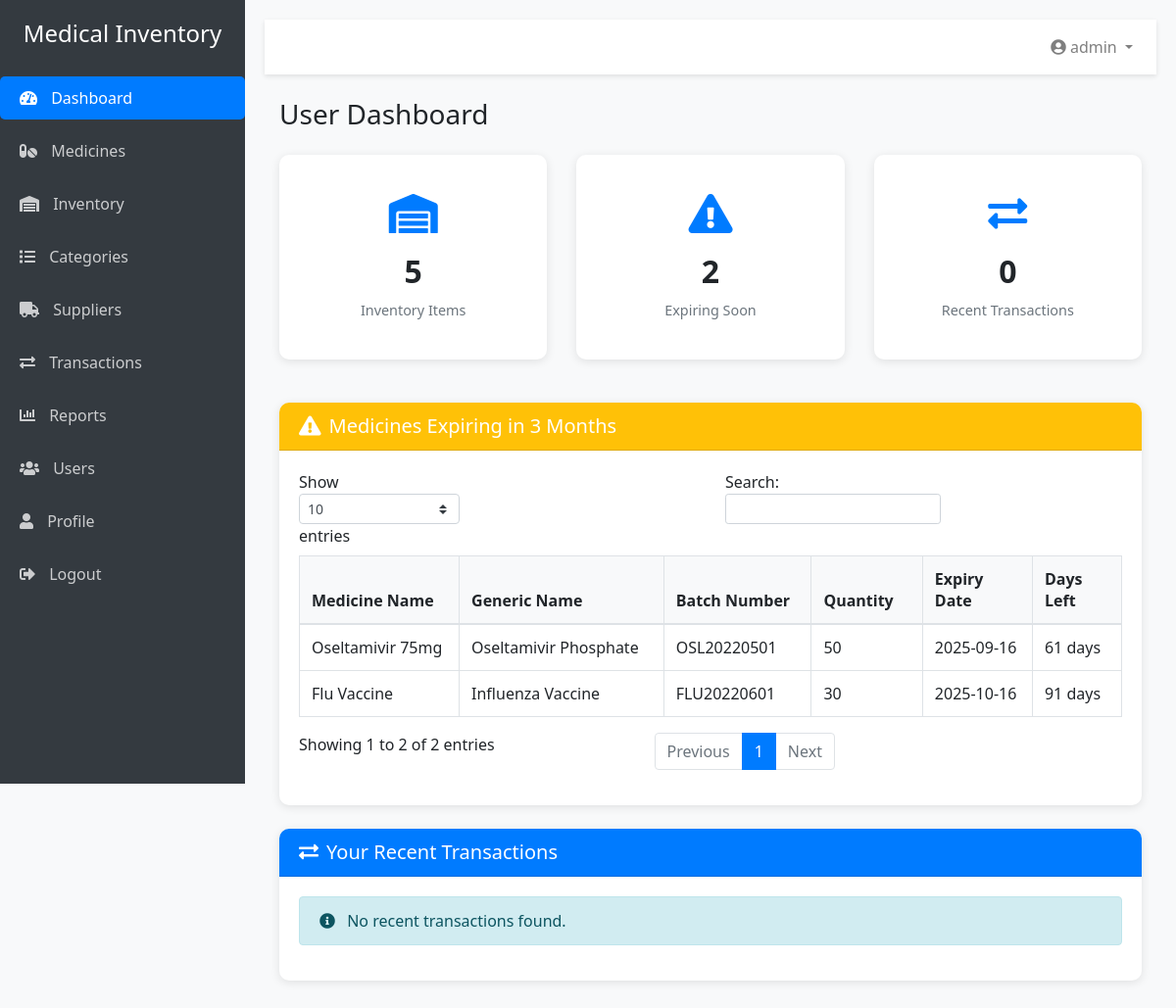
/user/dashboard.php (signed in), run on the app's committed database.
### tables this page shows
CREATE TABLE IF NOT EXISTS inventory (
    id INT AUTO_INCREMENT PRIMARY KEY,
    medicine_id INT NOT NULL,
    batch_number VARCHAR(50) NOT NULL,
    quantity INT NOT NULL DEFAULT 0,
    purchase_price DECIMAL(10, 2) NOT NULL,
    selling_price DECIMAL(10, 2) NOT NULL,
    expiry_date DATE NOT NULL,
    manufacturing_date DATE,
    purchase_date DATE NOT NULL,
    created_at TIMESTAMP DEFAULT CURRENT_TIMESTAMP,
    FOREIGN KEY (medicine_id) REFERENCES medicines(id) ON DELETE CASCADE
);

CREATE TABLE IF NOT EXISTS medicines (
    id INT AUTO_INCREMENT PRIMARY KEY,
    name VARCHAR(100) NOT NULL,
    generic_name VARCHAR(100),
    category_id INT,
    supplier_id INT,
    description TEXT,
    storage_location VARCHAR(100),
    unit VARCHAR(50) NOT NULL,
    created_at TIMESTAMP DEFAULT CURRENT_TIMESTAMP,
    FOREIGN KEY (category_id) REFERENCES categories(id) ON DELETE SET NULL,
    FOREIGN KEY (supplier_id) REFERENCES suppliers(id) ON DELETE SET NULL
);

### user/dashboard.php (the view, shortened to what this page needs)
<?php
require_once '../config/db.php';
$query = "SELECT COUNT(*) as total FROM inventory";
$result = $conn->query($query);
$total_inventory = $result->fetch_assoc()['total'];
$query = "SELECT i.id, m.name, m.generic_name, i.batch_number, i.quantity, i.expiry_date
          FROM inventory i
          JOIN medicines m ON i.medicine_id = m.id
          WHERE i.expiry_date BETWEEN CURDATE() AND DATE_ADD(CURDATE(), INTERVAL 3 MONTH)
          ORDER BY i.expiry_date ASC";
$expiring_result = $conn->query($query);
$query = "SELECT t.id, t.transaction_type, t.quantity, t.transaction_date, m.name
          FROM inventory_transactions t
          JOIN inventory i ON t.inventory_id = i.id
          JOIN medicines m ON i.medicine_id = m.id
          WHERE t.user_id = {$_SESSION['user_id']}
          ORDER BY t.transaction_date DESC LIMIT 5";
$transactions_result = $conn->query($query);
include '../includes/header.php';
?>
<h1 class="h3 mb-4">User Dashboard</h1>
<div class="row">
    <div class="col-xl-4 col-md-6 mb-4">
        <div class="card dashboard-card">
            <div class="card-body">
                <div class="dashboard-icon">
                    <i class="fas fa-warehouse"></i>
                </div>
                <div class="dashboard-number"><?php echo $total_inventory; ?></div>
                <div class="dashboard-label">Inventory Items</div>
            </div>
        </div>
    </div>
    <div class="col-xl-4 col-md-6 mb-4">
        <div class="card dashboard-card">
            <div class="card-body">
                <div class="dashboard-icon">
                    <i class="fas fa-exclamation-triangle"></i>
                </div>
                <div class="dashboard-number"><?php echo $expiring_result->num_rows; ?></div>
                <div class="dashboard-label">Expiring Soon</div>
            </div>
        </div>
    </div>
    <div class="col-xl-4 col-md-6 mb-4">
        <div class="card dashboard-card">
            <div class="card-body">
                <div class="dashboard-icon">
                    <i class="fas fa-exchange-alt"></i>
                </div>
                <div class="dashboard-number"><?php echo $transactions_result->num_rows; ?></div>
                <div class="dashboard-label">Recent Transactions</div>
            </div>
        </div>
    </div>
</div>
<div class="card mb-4">
    <div class="card-header bg-warning text-white">
        <h5 class="m-0"><i class="fas fa-exclamation-triangle mr-2"></i>Medicines Expiring in 3 Months</h5>
    </div>
    <div class="card-body">
        <?php if ($expiring_result->num_rows > 0): ?>
            <div class="table-responsive">
                <table class="table table-bordered table-hover datatable">
                    <thead>
                        <tr>
                            <th>Medicine Name</th>
                            <th>Generic Name</th>
                            <th>Batch Number</th>
                            <th>Quantity</th>
                            <th>Expiry Date</th>
                            <th>Days Left</th>
                        </tr>
                    </thead>
                    <tbody>
                        <?php
                        $expiring_result->data_seek(0);
                        while ($row = $expiring_result->fetch_assoc()):
                            $expiry_date = new DateTime($row['expiry_date']);
                            $today = new DateTime();
                            $days_left = $today->diff($expiry_date)->days;
                            $row_class = $days_left <= 30 ? 'table-danger' : ($days_left <= 60 ? 'table-warning' : '');
                        ?>
                            <tr class="<?php echo $row_class; ?>">
                                <td><?php echo htmlspecialchars($row['name']); ?></td>
                                <td><?php echo htmlspecialchars($row['generic_name']); ?></td>
                                <td><?php echo htmlspecialchars($row['batch_number']); ?></td>
                                <td><?php echo htmlspecialchars($row['quantity']); ?></td>
                                <td><?php echo htmlspecialchars($row['expiry_date']); ?></td>
                                <td><?php echo $days_left; ?> days</td>
                            </tr>
                        <?php endwhile; ?>
                    </tbody>
                </table>
            </div>
        <?php else: ?>
            <div class="alert alert-success">
                <i class="fas fa-check-circle mr-2"></i> No medicines are expiring in the next 3 months.
            </div>
        <?php endif; ?>
    </div>
</div>
<div class="card">
    <div class="card-header bg-primary text-white">
        <h5 class="m-0"><i class="fas fa-exchange-alt mr-2"></i>Your Recent Transactions</h5>
    </div>
    <div class="card-body">
        <?php if ($transactions_result->num_rows > 0): ?>
            <div class="table-responsive">
                <table class="table table-bordered">
                    <thead>
                        <tr>
                            <th>ID</th>
                            <th>Medicine</th>
                            <th>Type</th>
                            <th>Quantity</th>
                            <th>Date</th>
                        </tr>
                    </thead>
                    <tbody>
                        <?php while ($row = $transactions_result->fetch_assoc()):
                            $badge_class = '';
                            switch ($row['transaction_type']) {
                                case 'purchase':
                                    $badge_class = 'badge-success';
                                    break;
                                case 'sale':
                                    $badge_class = 'badge-primary';
                                    break;
                                case 'return':
                                    $badge_class = 'badge-info';
                                    break;
                                case 'adjustment':
                                    $badge_class = 'badge-warning';
                                    break;
                                case 'expired':
                                    $badge_class = 'badge-danger';
                                    break;
                            }
                        ?>
                            <tr>
                                <td><?php echo htmlspecialchars($row['id']); ?></td>
                                <td><?php echo htmlspecialchars($row['name']); ?></td>
                                <td><span class="badge <?php echo $badge_class; ?>"><?php echo ucfirst(htmlspecialchars($row['transaction_type'])); ?></span></td>
                                <td><?php echo htmlspecialchars($row['quantity']); ?></td>
                                <td><?php echo htmlspecialchars($row['transaction_date']); ?></td>
                            </tr>
                        <?php endwhile; ?>
                    </tbody>
                </table>
            </div>
            <div class="text-right mt-3">
                <a href="transactions.php" class="btn btn-sm btn-outline-primary">View All Transactions</a>
            </div>
        <?php else: ?>
            <div class="alert alert-info">
                <i class="fas fa-info-circle mr-2"></i> No recent transactions found.
            </div>
        <?php endif; ?>
    </div>
</div>
<?php include '../includes/footer.php'; ?>

### assets/css/style.css (style rules this page uses)
body { font-family: 'Segoe UI', Tahoma, Geneva, Verdana, sans-serif; background-color: #f8f9fa; }
.card { box-shadow: 0 2px 10px rgba(0, 0, 0, 0.1); margin-bottom: 20px; border: none; border-radius: 10px; }
.card-header { border-radius: 10px 10px 0 0 !important; font-weight: 600; }
.table th { font-weight: 600; background-color: #f8f9fa; }
.dashboard-card { text-align: center; padding: 20px; transition: transform 0.3s; }
.dashboard-icon { font-size: 2.5rem; margin-bottom: 15px; color: #007bff; }
.dashboard-number { font-size: 2rem; font-weight: 700; margin-bottom: 5px; }
.dashboard-label { color: #6c757d; font-size: 0.9rem; }

### data on the page
inventory: medicine.name "Oseltamivir 75mg", medicine.generic_name "Oseltamivir Phosphate", batch_number "OSL20220501", quantity "50", expiry_date "2025-09-16"
inventory: medicine.name "Flu Vaccine", medicine.generic_name "Influenza Vaccine", batch_number "FLU20220601", quantity "30", expiry_date "2025-10-16"

### other printed values
$_SESSION['username'] "admin"
$total_inventory "5"
$expiring_result->num_rows "2"
$transactions_result->num_rows "0"
